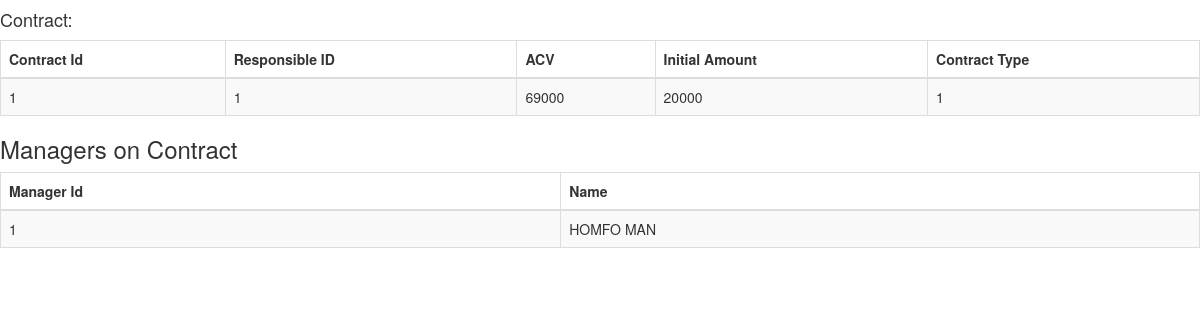
Page /SalesAss/managers.php?id=1 on the committed database.
### tables this page shows
CREATE TABLE IF NOT EXISTS Contract (
    id INT UNSIGNED AUTO_INCREMENT, 
    client_id INT UNSIGNED,
    responsible_id INT UNSIGNED,
    acv int (10) NOT NULL,
    initial_amount DOUBLE(10, 2),   
    start_date TIMESTAMP DEFAULT CURRENT_TIMESTAMP,
    service_type INT UNSIGNED,
    contract_type INT UNSIGNED,
    sales_associate INT UNSIGNED,
	first_deliverable DATE DEFAULT '0000-00-00',
	second_deliverable DATE DEFAULT '0000-00-00',
	third_deliverable DATE DEFAULT '0000-00-00',
	line_business  INT UNSIGNED,
	client_satisfaction INT DEFAULT NULL,
	CONSTRAINT satisfaction_chk CHECK (client_satisfaction BETWEEN 1 AND 10),
    PRIMARY KEY(id),
    INDEX(client_id),
    INDEX(contract_type),
    INDEX(service_type),
    INDEX(responsible_id),
    INDEX(sales_associate),
	FOREIGN KEY(line_business) REFERENCES Line_business(id),
    FOREIGN KEY(client_id) REFERENCES Client(id),
    FOREIGN KEY(service_type) REFERENCES Service_type(id),
    FOREIGN KEY(contract_type) REFERENCES Contract_type(id),
    FOREIGN KEY(responsible_id) REFERENCES Responsible(id),
    FOREIGN KEY(sales_associate) REFERENCES SalesAssociate(id)
);

CREATE TABLE IF NOT EXISTS Manager(
    id INT UNSIGNED AUTO_INCREMENT, 
    name VARCHAR(30) NOT NULL,
	user_id INT UNSIGNED,
	 PRIMARY KEY(id),
	 FOREIGN KEY (user_id) REFERENCES Account(id)
);

### SalesAss/managers.php (the view, shortened to what this page needs)
<?php
require_once '../config.php';
if(isset($_GET["id"]) && !empty($_GET["id"])) {
    $contract_id = $_GET["id"];
} else {
    echo "Can't get contract_id";
}
?>
<!DOCTYPE html>
<html lang="en">
<head>
    <link rel="stylesheet" href="//maxcdn.bootstrapcdn.com/bootstrap/3.3.7/css/bootstrap.min.css">
    <link rel="stylesheet" href="//maxcdn.bootstrapcdn.com/bootstrap/3.3.7/css/bootstrap-theme.min.css">
</head>
<body>
<h4>Contract:</h4>
<div>
    <?php
    echo "<table class='table table-bordered table-striped'>";
        echo "<thead>";
        echo "<tr>";
            echo "<th>Contract Id</th>";
            echo "<th>Responsible ID</th>";
            echo "<th>ACV</th>";
            echo "<th>Initial Amount</th>";
            echo "<th>Contract Type</th>";
            echo "</tr>";
        echo "</thead>";
        echo "<tbody>";
    $sql = "SELECT * FROM contract WHERE id=?";
    if($stmt = mysqli_prepare($conn, $sql)) {
        mysqli_stmt_bind_param($stmt, "s", $param1);
        $param1 = $contract_id;
        if(mysqli_stmt_execute($stmt)) {
            $result = mysqli_stmt_get_result($stmt);
            if(mysqli_num_rows($result) == 1) {
                $row = mysqli_fetch_assoc($result);
                echo "<tr>";
                echo "<td>" . $row['id'] . "</td>";
                echo "<td>" . $row['responsible_id'] . "</td>";
                echo "<td>" . $row['acv'] . "</td>";
                echo "<td>" . $row['initial_amount'] . "</td>";
                echo "<td>". $row['contract_type'] . "</td>";
                echo "</tr>";
            }
        }
    }
    echo "</tbody>";
    echo "</table>";
    echo "<h3>Managers on Contract</h3>";
    echo "<table class='table table-bordered table-striped'>";
    echo "<thead>";
    echo "<tr>";
    echo "<th>Manager Id</th>";
    echo "<th>Name</th>";
    echo "</thead>";
    echo "<tbody>";
    $sql = "SELECT manager.id, manager.name FROM contract_manager INNER JOIN
            manager ON
            contract_manager.manager_id = manager.id WHERE
            contract_manager.contract_id = ?";
    if($stmt = mysqli_prepare($conn, $sql)) {
        mysqli_stmt_bind_param($stmt, "i", $param1);
        if(mysqli_stmt_execute($stmt)) {
            $result = mysqli_stmt_get_result($stmt);
            if(mysqli_num_rows($result) > 0) {
                while($row = mysqli_fetch_array($result)){
                    echo "<tr>";
                    echo "<td>" . $row['id'] . "</td>";
                    echo "<td>" . $row['name'] . "</td>";
                    echo "</tr>";
                }
            }
        }
    }
    echo "</tbody>";
    echo "</table>";
    ?>
</div>
</body>
</html>

### rows in the picture
contract: id "1", responsible "1", acv "69000", initial_amount "20000", contract_type "1"
manager: id "1", name "HOMFO MAN"
